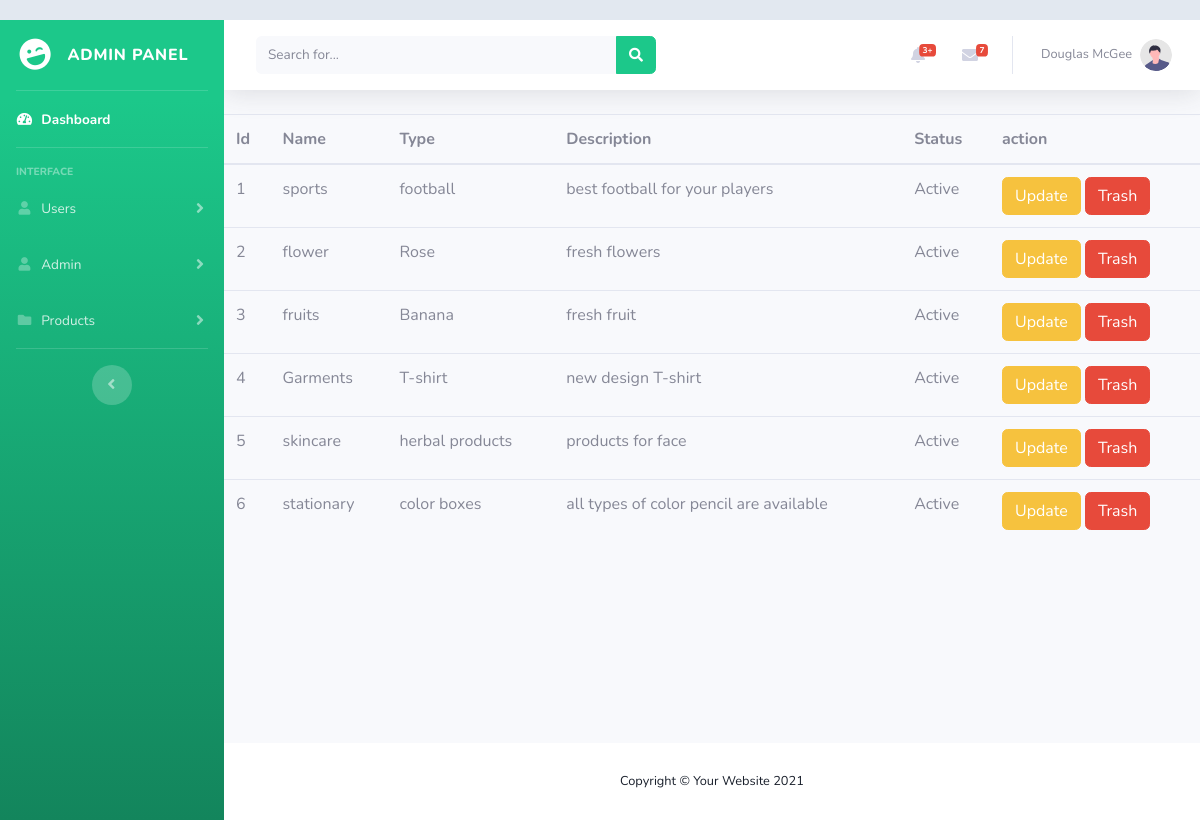
The app's page /viewcat.php with its own data.
### tables this page shows
CREATE TABLE `category` (
  `cid` int(11) NOT NULL,
  `cname` varchar(255) NOT NULL,
  `ctype` varchar(255) NOT NULL,
  `cdescription` text NOT NULL,
  `cstatus` tinyint(4) NOT NULL DEFAULT 1
);

### viewcat.php (the view, shortened to what this page needs)
<?php
include('admin/includes/header.php');
include('admin/includes/sidebar.php');
include('admin/includes/topbar.php');
include('admin/includes/config.php');
$fetch = "SELECT * FROM `category` where cstatus = '1'";
$data = mysqli_query($connection, $fetch);
?>
<!DOCTYPE html>
<html lang="en">
<head>
</head>
<body>
      <table class="table">
        <thead>
          <tr>
            <th>Id</th>
            <th> Name</th>
            <th>Type</th>
            <th>Description</th>
            <th>Status</th>
            <th>action</th>
          </tr>
        </thead>
        <tbody>
          <?php
          while ($row = mysqli_fetch_assoc($data)) {
            ?>
            <tr>
              <td>
                <?php echo $row['cid'] ?>
              </td>
              <td>
                <?php echo $row['cname'] ?>
              </td>
              <td>
                <?php echo $row['ctype'] ?>
              </td>
              <td>
                <?php echo $row['cdescription'] ?>
              </td>
                <?php
                if($row['cstatus'] == 1){
                ?>
              <td>
                <?php echo "Active" ?>
              </td>
                 <?php
                }
                 ?>
              <td>
                <a href="catupdate.php?id=<?php echo $row['cid']; ?>" class="btn btn-warning"><?php echo 'Update' ?></a>
                <a href="catdelete.php?id=<?php echo $row['cid']; ?>" class="btn btn-danger"><?php echo 'Trash' ?></a>
              </td>
            </tr>
            <?php
          }
          ?>
        </tbody>
      </table>
</body>
</html>
<?php
include('admin/includes/footer.php');
?>

### admin/includes/header.php (shortened to what this page needs)
<!DOCTYPE html>
<html lang="en">
<head>
    <link href="vendor/fontawesome-free/css/all.min.css" rel="stylesheet" type="text/css">
    <link href="css/sb-admin-2.min.css" rel="stylesheet">
    <link rel="stylesheet" href="../../css/userprofile.css">
</head>
<body id="page-top">

### admin/includes/sidebar.php (shortened to what this page needs)
<div id="wrapper">
 <ul class="navbar-nav bg-gradient-success sidebar sidebar-dark accordion" id="accordionSidebar">
<a class="sidebar-brand d-flex align-items-center justify-content-center" href="index.php">
    <div class="sidebar-brand-icon rotate-n-15">
        <i class="fas fa-laugh-wink"></i>
    </div>
    <div class="sidebar-brand-text mx-3">Admin Panel </div>
</a>
<hr class="sidebar-divider my-0">
<li class="nav-item active">
    <a class="nav-link" href="index.php">
        <i class="fas fa-fw fa-tachometer-alt"></i>
        <span>Dashboard</span></a>
</li>
<hr class="sidebar-divider">
<div class="sidebar-heading">
    Interface
</div>
<li class="nav-item">
    <a class="nav-link collapsed" href="#" data-toggle="collapse" data-target="#collapseTwo"
        aria-expanded="true" aria-controls="collapseTwo">
        <i class="fas fa-fw fa-user"></i>
        <span>Users</span>
    </a>
</li>
<li class="nav-item">
    <a class="nav-link collapsed" href="#" data-toggle="collapse" data-target="#collapsePages"
        aria-expanded="true" aria-controls="collapsePages">
        <i class="fas fa-fw fa-user"></i>
        <span>Admin</span>
    </a>
</li>
<li class="nav-item">
    <a class="nav-link collapsed" href="#" data-toggle="collapse" data-target="#collapsePro"
        aria-expanded="true" aria-controls="collapsePages">
        <i class="fas fa-fw fa-folder"></i>
        <span>Products</span>
    </a>
</li>
<hr class="sidebar-divider d-none d-md-block">
<div class="text-center d-none d-md-inline">
    <button class="rounded-circle border-0" id="sidebarToggle"></button>
</div>
</ul>

### admin/includes/topbar.php (shortened to what this page needs)
<div id="content-wrapper" class="d-flex flex-column">
<div id="content">
                <nav class="navbar navbar-expand navbar-light bg-white topbar mb-4 static-top shadow">
                    <form
                        class="d-none d-sm-inline-block form-inline mr-auto ml-md-3 my-2 my-md-0 mw-100 navbar-search">
                        <div class="input-group">
                            <input type="text" class="form-control bg-light border-0 small" placeholder="Search for..."
                                aria-label="Search" aria-describedby="basic-addon2">
                            <div class="input-group-append">
                                <button class="btn btn-success" type="button">
                                    <i class="fas fa-search fa-sm"></i>
                                </button>
                            </div>
                        </div>
                    </form>
                    <ul class="navbar-nav ml-auto">
                        <li class="nav-item dropdown no-arrow mx-1">
                            <a class="nav-link dropdown-toggle" href="#" id="alertsDropdown" role="button"
                                data-toggle="dropdown" aria-haspopup="true" aria-expanded="false">
                                <i class="fas fa-bell fa-fw"></i>
                                <span class="badge badge-danger badge-counter">3+</span>
                            </a>
                        </li>
                        <li class="nav-item dropdown no-arrow mx-1">
                            <a class="nav-link dropdown-toggle" href="#" id="messagesDropdown" role="button"
                                data-toggle="dropdown" aria-haspopup="true" aria-expanded="false">
                                <i class="fas fa-envelope fa-fw"></i>
                                <span class="badge badge-danger badge-counter">7</span>
                            </a>
                        </li>
                        <li class="nav-item dropdown no-arrow">
                            <a class="nav-link dropdown-toggle" href="#" id="userDropdown" role="button"
                                data-toggle="dropdown" aria-haspopup="true" aria-expanded="false">
                                <span class="mr-2 d-none d-lg-inline text-gray-600 small">Douglas McGee</span>
                                <img class="img-profile rounded-circle"
                                    src="img/undraw_profile.svg">
                            </a>
                        </li>
                    </ul>
                </nav>

### admin/includes/footer.php (shortened to what this page needs)
</div>
            <footer class="sticky-footer bg-white">
                <div class="container my-auto">
                    <div class="copyright text-center my-auto">
                        <span>Copyright &copy; Your Website 2021</span>
                    </div>
                </div>
            </footer>
        </div>
        </div>
</body>
</html>

### css/userprofile.css (style rules this page uses)
body { margin-top:20px; color: #1a202c; text-align: left; background-color: #e2e8f0; }

### records on screen
category: cid "1", cname "sports", ctype "football", cdescription "best football for your players", cstatus "Active"
category: cid "2", cname "flower", ctype "Rose", cdescription "fresh flowers", cstatus "Active"
category: cid "3", cname "fruits", ctype "Banana", cdescription "fresh fruit", cstatus "Active"
category: cid "4", cname "Garments", ctype "T-shirt", cdescription "new design T-shirt", cstatus "Active"
category: cid "5", cname "skincare", ctype "herbal products", cdescription "products for face", cstatus "Active"
category: cid "6", cname "stationary", ctype "color boxes", cdescription "all types of color pencil are available", cstatus "Active"
